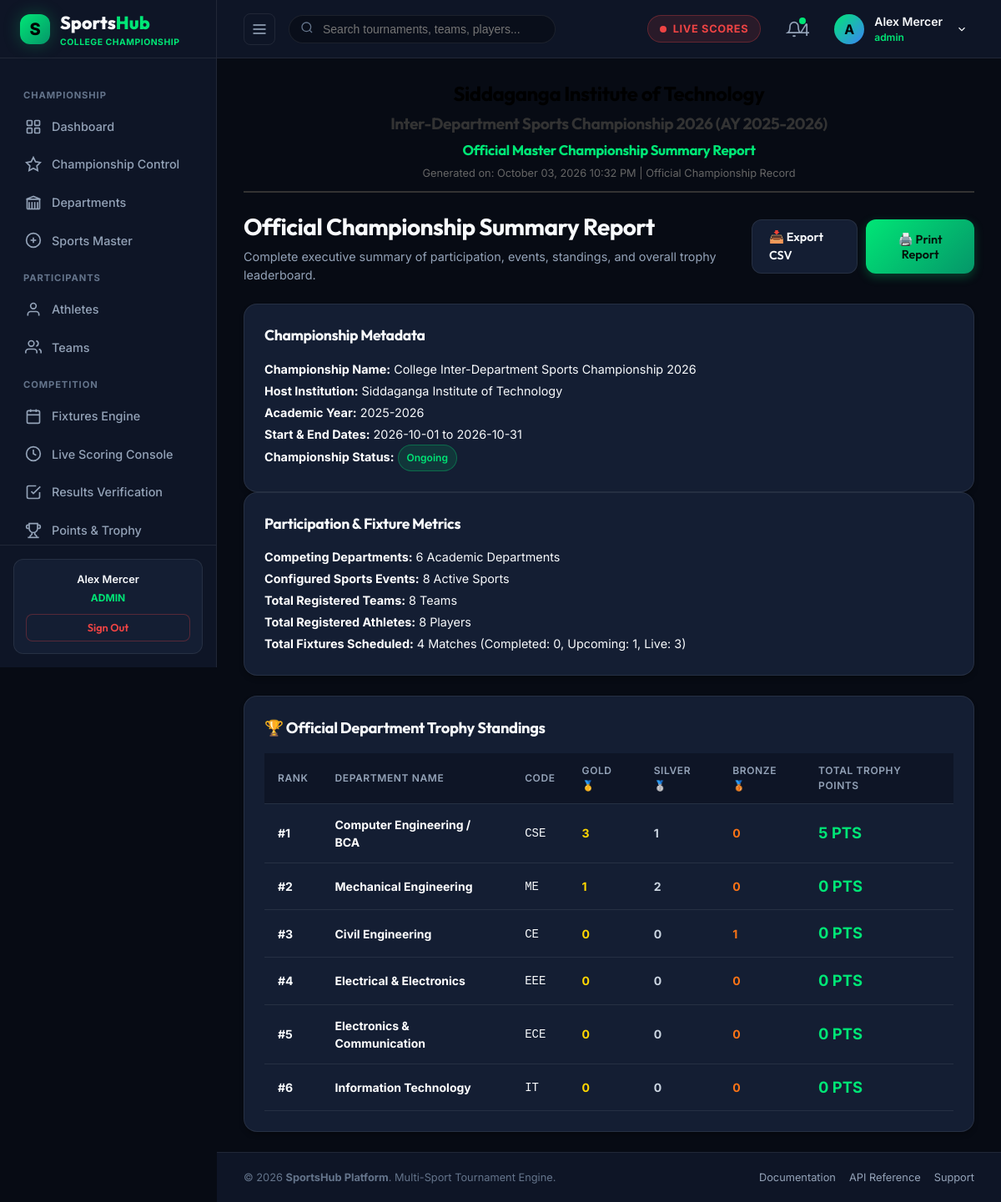
Screenshot of /admin/reports/championship.php (signed in) with the database file from the repository.
### tables this page shows
CREATE TABLE `users` (
  `id` int(10) unsigned NOT NULL AUTO_INCREMENT,
  `name` varchar(100) NOT NULL,
  `email` varchar(150) NOT NULL,
  `password` varchar(255) NOT NULL,
  `role` enum('admin','organizer','scorer','official','team_manager','player') NOT NULL DEFAULT 'player',
  `profile_image` varchar(255) DEFAULT 'assets/images/default-avatar.png',
  `status` tinyint(1) DEFAULT 1,
  `created_at` datetime DEFAULT current_timestamp(),
  `updated_at` datetime DEFAULT current_timestamp() ON UPDATE current_timestamp(),
  PRIMARY KEY (`id`),
  UNIQUE KEY `email` (`email`),
  KEY `idx_users_role` (`role`),
  KEY `idx_users_email` (`email`)
);

CREATE TABLE `settings` (
  `setting_key` varchar(100) NOT NULL,
  `setting_value` text DEFAULT NULL,
  `updated_at` datetime DEFAULT current_timestamp() ON UPDATE current_timestamp(),
  PRIMARY KEY (`setting_key`)
);

CREATE TABLE `departments` (
  `id` int(11) NOT NULL AUTO_INCREMENT,
  `name` varchar(150) NOT NULL,
  `short_code` varchar(20) NOT NULL,
  `color_code` varchar(20) DEFAULT '#00e676',
  `logo` varchar(255) DEFAULT 'assets/images/dept-cse.png',
  `contact_person` varchar(150) DEFAULT '',
  `status` tinyint(1) DEFAULT 1,
  `created_at` datetime DEFAULT current_timestamp(),
  `updated_at` datetime DEFAULT current_timestamp() ON UPDATE current_timestamp(),
  PRIMARY KEY (`id`)
);

### admin/reports/championship.php (the view, shortened to what the rows shown need)
<?php
require_once __DIR__ . '/../../includes/database.php';
require_once __DIR__ . '/../../includes/auth.php';
require_once __DIR__ . '/../../includes/department-helper.php';
require_once __DIR__ . '/../../includes/report-helper.php';
$masterChamp        = DepartmentService::getMasterChampionship();
$overallStandings   = DepartmentService::getOverallTrophyStandings();
include_once __DIR__ . '/../../includes/header.php';
?>
<?php echo renderPrintHeader('Official Master Championship Summary Report'); ?>
<div class="dashboard-header no-print">
  <div class="dashboard-title-group">
    <h1>Official Championship Summary Report</h1>
  </div>
</div>
<div class="grid grid-2" style="gap:20px; margin-bottom:24px;">
  <div class="card">
    <div style="font-size:0.9rem; line-height:1.8;">
      <div><strong style="color:#fff;">Championship Name:</strong> <?php echo htmlspecialchars($masterChamp['name']); ?></div>
      <div><strong style="color:#fff;">Host Institution:</strong> <?php echo htmlspecialchars(getSetting('college_name')); ?></div>
      <div><strong style="color:#fff;">Academic Year:</strong> <?php echo htmlspecialchars(getSetting('academic_year')); ?></div>
      <div><strong style="color:#fff;">Start & End Dates:</strong> <?php echo htmlspecialchars($masterChamp['start_date']); ?> to <?php echo htmlspecialchars($masterChamp['end_date']); ?></div>
      <div><strong style="color:#fff;">Championship Status:</strong> <span class="status-badge badge-active"><?php echo htmlspecialchars($masterChamp['status']); ?></span></div>
    </div>
  </div>
</div>
<div class="card">
  <div class="section-header" style="margin-bottom:16px;">
    <h2>🏆 Official Department Trophy Standings</h2>
  </div>
  <div class="table-responsive">
    <table class="sports-table">
      <thead>
        <tr>
          <th>Rank</th>
          <th>Department Name</th>
          <th>Code</th>
          <th>Gold 🥇</th>
          <th>Silver 🥈</th>
          <th>Bronze 🥉</th>
          <th>Total Trophy Points</th>
        </tr>
      </thead>
      <tbody>
        <?php foreach ($overallStandings as $st): ?>
          <tr>
            <td><strong>#<?php echo $st['rank']; ?></strong></td>
            <td><strong style="color:#fff;"><?php echo htmlspecialchars($st['name']); ?></strong></td>
            <td><code><?php echo htmlspecialchars($st['short_code']); ?></code></td>
            <td><strong style="color:#ffd700;"><?php echo $st['gold_medals']; ?></strong></td>
            <td><strong style="color:#cbd5e1;"><?php echo $st['silver_medals']; ?></strong></td>
            <td><strong style="color:#f97316;"><?php echo $st['bronze_medals']; ?></strong></td>
            <td><strong style="color:var(--accent-green); font-size:1.15rem;"><?php echo $st['total_points']; ?> PTS</strong></td>
          </tr>
        <?php endforeach; ?>
      </tbody>
    </table>
  </div>
</div>
<?php include_once __DIR__ . '/../../includes/footer.php'; ?>

### includes/header.php (shortened to what the rows shown need)
<?php
require_once __DIR__ . '/auth.php';
$currentUser = currentUser();
$userName = $currentUser['name'] ?? 'Alex Mercer';
?>
<!DOCTYPE html>
<html lang="en">
<head>
  <link rel="stylesheet" href="<?php echo BASE_URL; ?>/assets/css/style.css">
  <link rel="stylesheet" href="<?php echo BASE_URL; ?>/assets/css/dashboard.css">
  <link rel="stylesheet" href="<?php echo BASE_URL; ?>/assets/css/tournament.css">
</head>
<body>
<div class="app-layout">
  <?php include_once __DIR__ . '/sidebar.php'; ?>
  <div class="main-wrapper" id="mainWrapper">
    <header class="top-header">
      <div class="header-right">
        <div class="user-profile-wrapper" style="position:relative;">
          <div class="user-profile-menu" onclick="toggleUserDropdown()" id="userProfileBtn">
            <div class="user-avatar-placeholder" style="width:36px;height:36px;border-radius:50%;background:linear-gradient(135deg, #00e676, #3b82f6);display:flex;align-items:center;justify-content:center;font-weight:700;color:#000;">
              <?php echo strtoupper(substr($userName, 0, 1)); ?>
            </div>
            <div class="user-info">
              <span class="user-name"><?php echo htmlspecialchars($userName); ?></span>
              <span class="user-role" style="color:var(--accent-green); font-weight:600;"><?php echo htmlspecialchars($userRole); ?></span>
            </div>
            <svg width="14" height="14" viewBox="0 0 24 24" fill="none" stroke="currentColor" stroke-width="2" style="margin-left:4px;"><polyline points="6 9 12 15 18 9"/></svg>
          </div>
        </div>
      </div>
    </header>
    <main class="page-content">

### includes/sidebar.php (shortened to what the rows shown need)
<?php
require_once __DIR__ . '/auth.php';
$user = currentUser();
$userRole = strtolower($user['role'] ?? 'admin');
?>
<aside class="app-sidebar" id="appSidebar">
  <div class="sidebar-footer">
    <div class="quick-support-card">
      <p style="font-weight:600; color:var(--text-main); margin-bottom:4px;"><?php echo htmlspecialchars($user['name'] ?? 'User'); ?></p>
      <div style="font-size:0.75rem; color:var(--accent-green); text-transform:uppercase; font-weight:700; margin-bottom:10px;">
        <?php echo htmlspecialchars($userRole); ?>
      </div>
      <a href="<?php echo BASE_URL; ?>/auth/logout.php" class="btn btn-secondary btn-sm" style="width:100%; color:var(--accent-red); border-color:rgba(239,68,68,0.3);">
        Sign Out
      </a>
    </div>
  </div>
</aside>

### includes/report-helper.php (shortened to what the rows shown need)
<?php
require_once __DIR__ . '/database.php';
require_once __DIR__ . '/auth.php';
function renderPrintHeader($title) {
    $collegeName = getSetting('college_name', 'Siddaganga Institute of Technology');
    $champTitle  = getSetting('championship_title', 'Inter-Department Sports Championship 2026');
    $year        = getSetting('academic_year', '2025-2026');
    $timestamp   = date('F d, Y h:i A');
    return "
    <div class=\"print-header\" style=\"text-align: center; margin-bottom: 20px; padding-bottom: 12px; border-bottom: 2px solid #333;\">
      <h2 style=\"margin: 0 0 4px 0; font-size: 1.5rem; color: #000;\">" . htmlspecialchars($collegeName) . "</h2>
      <h3 style=\"margin: 0 0 4px 0; font-size: 1.2rem; color: #333;\">" . htmlspecialchars($champTitle) . " (AY " . htmlspecialchars($year) . ")</h3>
      <h4 style=\"margin: 0 0 6px 0; font-size: 1.05rem; color: #00e676;\">" . htmlspecialchars($title) . "</h4>
      <div style=\"font-size: 0.8rem; color: #666;\">Generated on: {$timestamp} | Official Championship Record</div>
    </div>
    ";
}

### rows the page displays
users: name "Alex Mercer", role "ADMIN", name "A", role "admin"
settings: setting_value "Inter-Department Sports Championship 2026"
settings: setting_value "2025-2026"
settings: setting_value "Siddaganga Institute of Technology"
departments: rank "1", name "Computer Engineering / BCA", short_code "CSE", gold_medals "3", silver_medals "1", bronze_medals "0", total_points "5"
departments: id "2", name "Mechanical Engineering", short_code "ME", status "1", bronze_medals "0", total_points "0"
departments: id "3", name "Civil Engineering", short_code "CE", gold_medals "0", silver_medals "0", status "1", total_points "0"
departments: id "4", name "Electrical & Electronics", short_code "EEE", gold_medals "0", silver_medals "0", bronze_medals "0", total_points "0"
departments: rank "5", name "Electronics & Communication", short_code "ECE", gold_medals "0", silver_medals "0", bronze_medals "0", total_points "0"
departments: rank "6", name "Information Technology", short_code "IT", gold_medals "0", silver_medals "0", bronze_medals "0", total_points "0"

### other values shown
$initialUnread "4"
$title "Official Master Championship Summary Report"
$masterChamp['name'] "College Inter-Department Sports Championship 2026"
$masterChamp['start_date'] "2026-10-01"
$masterChamp['end_date'] "2026-10-31"
$masterChamp['status'] "Ongoing"
$totalDepts "6"
$totalSports "8"
$totalTeams "8"
$totalPlayers "8"
$totalMatches "4"
$completedMatches "0"
$upcomingMatches "1"
$liveMatches "3"
